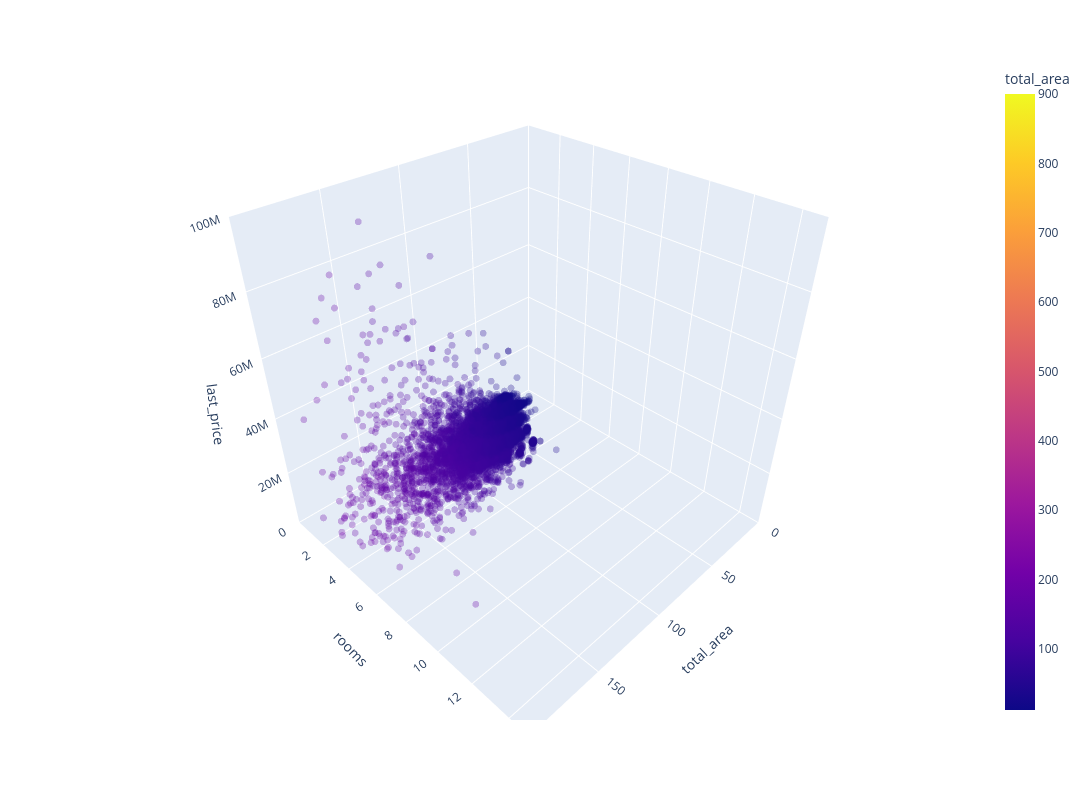

Here is the notebook cell this chart was saved with:
### Markdown cell above
Чем больше общая площадь/жил. площадь/площадь кухни, тем больше цена.

### Code cell
fig = px.scatter_3d(df, x='total_area', y='rooms', z='last_price',
                    color='total_area', size_max=1, opacity=0.6)

fig.update_layout(
    height=800, 
    width=1200,
    scene=dict(
        xaxis=dict(range=[0, 200]),  # Ограничиваем total_area
        yaxis=dict(range=[0, 15]),   # Ограничиваем rooms
        zaxis=dict(range=[0, 100_000_000])  # Ограничиваем цену
    )
)
fig.update_traces(marker=dict(size=4, opacity=0.3))
fig.show()

### Figure 1 — Plotly figure (JSON) as saved in the notebook; plotly's stock layout.template omitted (floating-point values rounded to 4 significant figures; data arrays with more than 128 entries replaced by an {"elided": "..."} marker saying what was removed)
{"data": [{"hovertemplate": "total_area=%{marker.color}<br>rooms=%{y}<br>last_price=%{z}<extra></extra>", "legendgroup": "", "marker": {"color": {"elided": "23685 float values"}, "coloraxis": "coloraxis", "opacity": 0.3, "size": 4, "symbol": "circle"}, "mode": "markers", "name": "", "scene": "scene", "showlegend": false, "type": "scatter3d", "x": {"elided": "23685 float values"}, "y": {"elided": "23685 int values"}, "z": {"elided": "23685 float values"}}], "layout": {"coloraxis": {"colorbar": {"title": {"text": "total_area"}}, "colorscale": [[0, "#0d0887"], [0.1111, "#46039f"], [0.2222, "#7201a8"], [0.3333, "#9c179e"], [0.4444, "#bd3786"], [0.5556, "#d8576b"], [0.6667, "#ed7953"], [0.7778, "#fb9f3a"], [0.8889, "#fdca26"], [1, "#f0f921"]]}, "height": 800, "legend": {"tracegroupgap": 0}, "margin": {"t": 60}, "scene": {"domain": {"x": [0, 1], "y": [0, 1]}, "xaxis": {"range": [0, 200], "title": {"text": "total_area"}}, "yaxis": {"range": [0, 15], "title": {"text": "rooms"}}, "zaxis": {"range": [0, 100000000], "title": {"text": "last_price"}}}, "width": 1200}}
